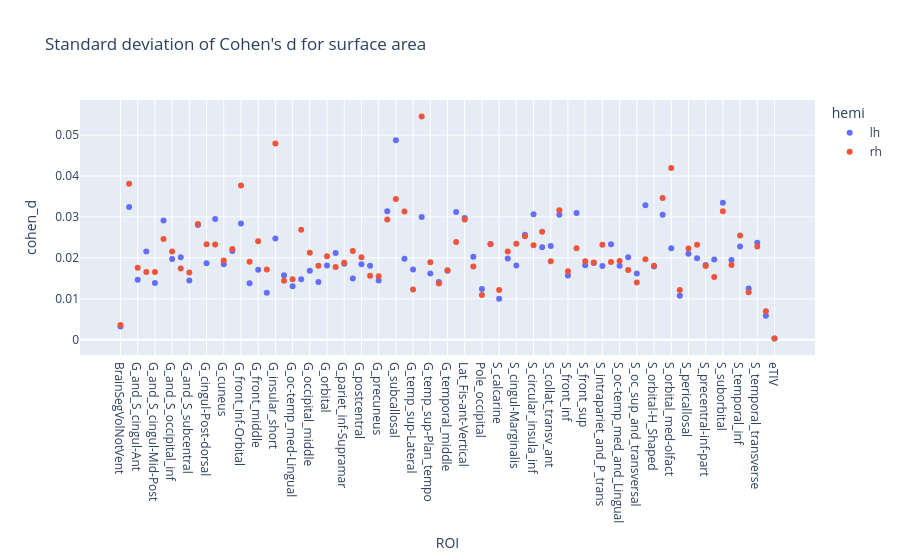

The notebook cell saved with this chart:
### Code cell
std_cohen_d = cohen_d_area.groupby(["hemi","ROI"])["cohen_d"].std().reset_index()
fig = px.scatter(
    std_cohen_d,
    x="ROI",
    y="cohen_d",
    color="hemi",
    hover_data=["cohen_d"],
    title="Standard deviation of Cohen's d for surface area",
).update_traces(orientation="h")
print_figure(fig, filename="figures/std_cohen_d_area.png")

### Figure 1 — Plotly figure (JSON) as saved in the notebook; plotly's stock layout.template omitted (floating-point values rounded to 4 significant figures)
{"data": [{"hovertemplate": "hemi=lh<br>ROI=%{x}<br>cohen_d=%{y}<extra></extra>", "legendgroup": "lh", "marker": {"color": "#636efa", "symbol": "circle"}, "mode": "markers", "name": "lh", "orientation": "h", "showlegend": true, "type": "scatter", "x": ["BrainSegVolNotVent", "G_Ins_lg_and_S_cent_ins", "G_and_S_cingul-Ant", "G_and_S_cingul-Mid-Ant", "G_and_S_cingul-Mid-Post", "G_and_S_frontomargin", "G_and_S_occipital_inf", "G_and_S_paracentral", "G_and_S_subcentral", "G_and_S_transv_frontopol", "G_cingul-Post-dorsal", "G_cingul-Post-ventral", "G_cuneus", "G_front_inf-Opercular", "G_front_inf-Orbital", "G_front_inf-Triangul", "G_front_middle", "G_front_sup", "G_insular_short", "G_oc-temp_lat-fusifor", "G_oc-temp_med-Lingual", "G_oc-temp_med-Parahip", "G_occipital_middle", "G_occipital_sup", "G_orbital", "G_pariet_inf-Angular", "G_pariet_inf-Supramar", "G_parietal_sup", "G_postcentral", "G_precentral", "G_precuneus", "G_rectus", "G_subcallosal", "G_temp_sup-G_T_transv", "G_temp_sup-Lateral", "G_temp_sup-Plan_polar", "G_temp_sup-Plan_tempo", "G_temporal_inf", "G_temporal_middle", "Lat_Fis-ant-Horizont", "Lat_Fis-ant-Vertical", "Lat_Fis-post", "Pole_occipital", "Pole_temporal", "S_calcarine", "S_central", "S_cingul-Marginalis", "S_circular_insula_ant", "S_circular_insula_inf", "S_circular_insula_sup", "S_collat_transv_ant", "S_collat_transv_post", "S_front_inf", "S_front_middle", "S_front_sup", "S_interm_prim-Jensen", "S_intrapariet_and_P_trans", "S_oc-temp_lat", "S_oc-temp_med_and_Lingual", "S_oc_middle_and_Lunatus", "S_oc_sup_and_transversal", "S_occipital_ant", "S_orbital-H_Shaped", "S_orbital_lateral", "S_orbital_med-olfact", "S_parieto_occipital", "S_pericallosal", "S_postcentral", "S_precentral-inf-part", "S_precentral-sup-part", "S_suborbital", "S_subparietal", "S_temporal_inf", "S_temporal_sup", "S_temporal_transverse", "WhiteSurfArea", "eTIV"], "xaxis": "x", "y": [0.003237, 0.03245, 0.01468, 0.02159, 0.01384, 0.02917, 0.01973, 0.02015, 0.01449, 0.02803, 0.01872, 0.02947, 0.01845, 0.0217, 0.02842, 0.01378, 0.01713, 0.01151, 0.02472, 0.01577, 0.01305, 0.01481, 0.01687, 0.01413, 0.01817, 0.02118, 0.01855, 0.01494, 0.01843, 0.01808, 0.01449, 0.03137, 0.04875, 0.01982, 0.01717, 0.02999, 0.01621, 0.0141, 0.01684, 0.03123, 0.02977, 0.02028, 0.01237, 0.02342, 0.009993, 0.01982, 0.01816, 0.02563, 0.03064, 0.0226, 0.02288, 0.03056, 0.01568, 0.03095, 0.01822, 0.01878, 0.01804, 0.02332, 0.01807, 0.02014, 0.01621, 0.03288, 0.01788, 0.03054, 0.02236, 0.01073, 0.02102, 0.01989, 0.01827, 0.0196, 0.03345, 0.01947, 0.02276, 0.01254, 0.02369, 0.005841, 0.0003178], "yaxis": "y"}, {"hovertemplate": "hemi=rh<br>ROI=%{x}<br>cohen_d=%{y}<extra></extra>", "legendgroup": "rh", "marker": {"color": "#EF553B", "symbol": "circle"}, "mode": "markers", "name": "rh", "orientation": "h", "showlegend": true, "type": "scatter", "x": ["BrainSegVolNotVent", "G_Ins_lg_and_S_cent_ins", "G_and_S_cingul-Ant", "G_and_S_cingul-Mid-Ant", "G_and_S_cingul-Mid-Post", "G_and_S_frontomargin", "G_and_S_occipital_inf", "G_and_S_paracentral", "G_and_S_subcentral", "G_and_S_transv_frontopol", "G_cingul-Post-dorsal", "G_cingul-Post-ventral", "G_cuneus", "G_front_inf-Opercular", "G_front_inf-Orbital", "G_front_inf-Triangul", "G_front_middle", "G_front_sup", "G_insular_short", "G_oc-temp_lat-fusifor", "G_oc-temp_med-Lingual", "G_oc-temp_med-Parahip", "G_occipital_middle", "G_occipital_sup", "G_orbital", "G_pariet_inf-Angular", "G_pariet_inf-Supramar", "G_parietal_sup", "G_postcentral", "G_precentral", "G_precuneus", "G_rectus", "G_subcallosal", "G_temp_sup-G_T_transv", "G_temp_sup-Lateral", "G_temp_sup-Plan_polar", "G_temp_sup-Plan_tempo", "G_temporal_inf", "G_temporal_middle", "Lat_Fis-ant-Horizont", "Lat_Fis-ant-Vertical", "Lat_Fis-post", "Pole_occipital", "Pole_temporal", "S_calcarine", "S_central", "S_cingul-Marginalis", "S_circular_insula_ant", "S_circular_insula_inf", "S_circular_insula_sup", "S_collat_transv_ant", "S_collat_transv_post", "S_front_inf", "S_front_middle", "S_front_sup", "S_interm_prim-Jensen", "S_intrapariet_and_P_trans", "S_oc-temp_lat", "S_oc-temp_med_and_Lingual", "S_oc_middle_and_Lunatus", "S_oc_sup_and_transversal", "S_occipital_ant", "S_orbital-H_Shaped", "S_orbital_lateral", "S_orbital_med-olfact", "S_parieto_occipital", "S_pericallosal", "S_postcentral", "S_precentral-inf-part", "S_precentral-sup-part", "S_suborbital", "S_subparietal", "S_temporal_inf", "S_temporal_sup", "S_temporal_transverse", "WhiteSurfArea", "eTIV"], "xaxis": "x", "y": [0.003635, 0.0381, 0.0176, 0.01654, 0.01657, 0.0246, 0.02156, 0.01744, 0.01646, 0.02829, 0.02336, 0.02324, 0.01939, 0.02216, 0.03769, 0.01904, 0.02406, 0.01714, 0.04793, 0.01439, 0.01476, 0.0269, 0.02128, 0.01809, 0.02038, 0.0178, 0.0188, 0.02171, 0.02013, 0.01566, 0.01549, 0.02936, 0.03442, 0.03132, 0.01225, 0.05454, 0.01896, 0.01374, 0.01701, 0.02389, 0.02935, 0.01791, 0.01095, 0.02333, 0.01215, 0.02158, 0.02346, 0.0253, 0.02311, 0.02641, 0.01918, 0.03166, 0.01673, 0.02235, 0.01916, 0.01886, 0.0232, 0.01899, 0.01924, 0.01702, 0.01399, 0.0197, 0.01807, 0.03465, 0.04194, 0.01217, 0.02227, 0.0232, 0.01802, 0.01534, 0.03137, 0.01828, 0.02549, 0.01159, 0.02279, 0.006992, 0.0003117], "yaxis": "y"}], "layout": {"legend": {"title": {"text": "hemi"}, "tracegroupgap": 0}, "title": {"text": "Standard deviation of Cohen's d for surface area"}, "xaxis": {"anchor": "y", "domain": [0, 1], "title": {"text": "ROI"}}, "yaxis": {"anchor": "x", "domain": [0, 1], "title": {"text": "cohen_d"}}}}
